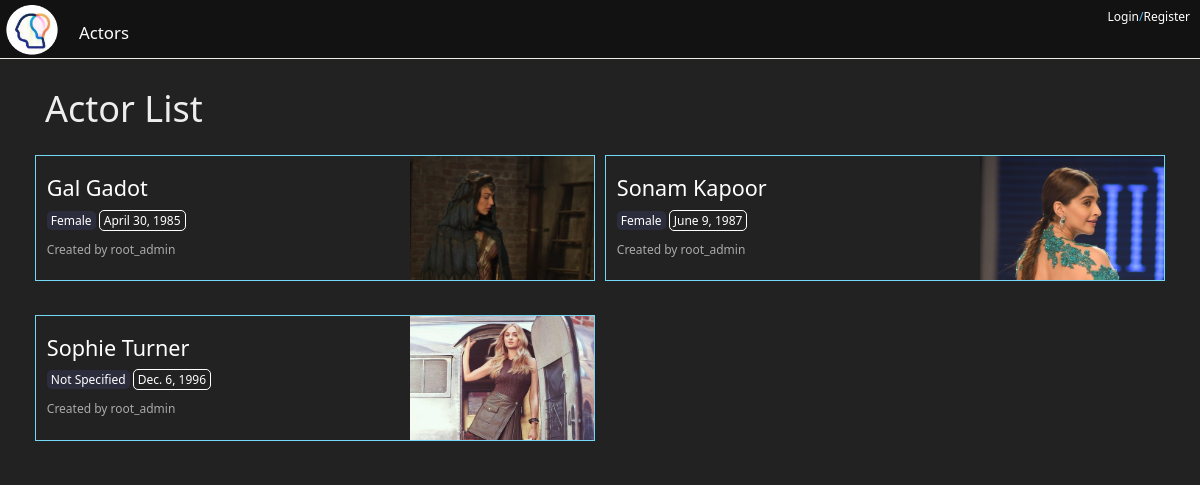
The page /actors/ on the database as committed earlier.
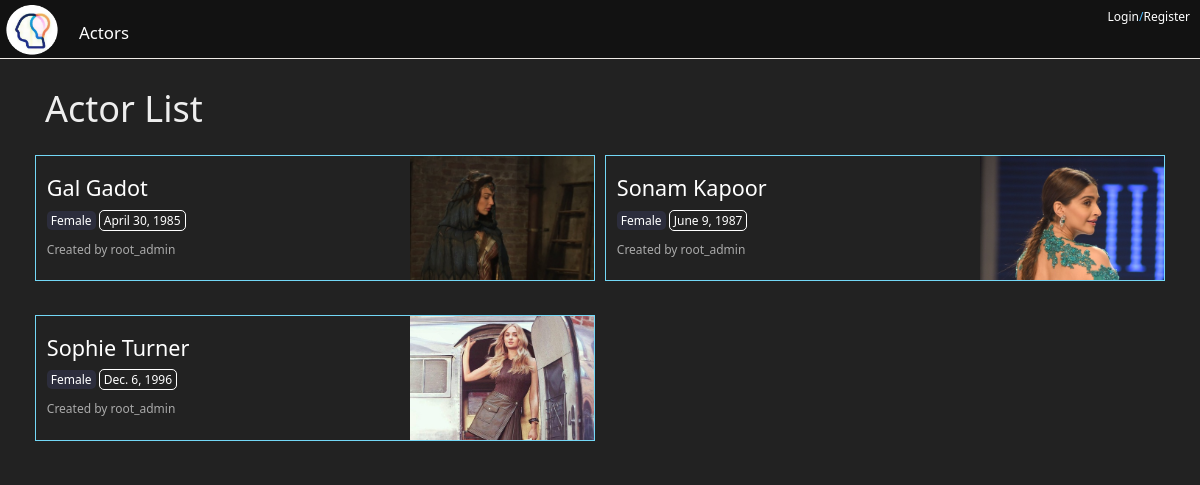
The same page on the database as committed later.
### things/models.py (models this page shows, shortened)
class Actor(models.Model):
    genders = (
		('f', 'Female'),
        ('m', 'Male'),
        ('o', 'Not Specified'),
    )
    def update_image_file(instance, filename):
        ext = filename.split('.')[-1]
        filename = "%s.%s" % (instance.slug, ext)
        return os.path.join('actors', filename)
    owner           =models.ForeignKey(User)
    name            =models.CharField(max_length=50, blank=False, validators=[alphanumspacedash])
    gender          =models.CharField(choices=genders, blank=False, max_length=12, default='o')
    country         =CountryField(blank_label='(select country)')
    image           =models.ImageField(upload_to=update_image_file, blank=True, null=True)
    dob             =models.DateField(blank=False, default='01/01/89')
    rank            =models.CharField(choices=top_five, blank=True, null=True, max_length=12)
    insta           =models.URLField(max_length=200, blank=True, null=True)
    remarks         =models.TextField(blank=True, null=True)
    slug            =models.SlugField(blank=True, null=True)
    timestamp       =models.DateTimeField(auto_now_add=True)
    updated         =models.DateTimeField(auto_now=True)
    def get_absolute_url(self):
        return reverse('things:actor', kwargs={'slug':self.slug})
    class Meta:
        ordering = ('name',)

### things/views.py (the view)
# urls.py: url(r'^actors/$', views.ActorListView.as_view(), name='actors'),
class ActorListView(ListView):
    def get_queryset(self):
        slug = self.kwargs.get("slug")
        if slug:
            queryset = Actor.objects.filter(
                Q(name=slug) |
                Q(name__icontains=slug)
            )
        else:
            queryset = Actor.objects.all()
        return queryset

### things/templates/things/actor_list.html (shortened to what this page needs)
{%extends "base.html"%}
{%load static%}
{%block metatag%}
    <link rel="stylesheet" href="{% static 'flags/sprite-hq.css' %}">
{%endblock%}
{%block content%}
<div id="generic_list_heading" class="col-xs-12">
	<h1>Actor List</h1>
</div>
{% for obj in object_list %}
    <div class="col-xs-12 col-sm-6 generic_card_wrapper">
        <div class="generic_card">
            <div class="generic_card_text col-xs-8">
                <h2>{{obj.name}}<i class="{{ obj.country.flag_css }}"></i></h2>
                <div>
                    <p class="generic_card_info2">{{obj.get_gender_display}}</p>
                    <p class="generic_card_info1">{{obj.dob}}</p>
                    <p class="generic_creator">
                        Created by {{obj.owner}}
                    </p>
                </div>
            </div>
            <div class="generic_card_img col-xs-4">
                <img src="{{obj.image.url}}" alt="{{obj.name}} image">
            </div>
        </div>
    </div>
{%endfor%}
{%endblock content%}

Rows that differ between the two databases and show on the page:
changed Actor "Sophie Turner": gender "Not Specified" → "Female"
